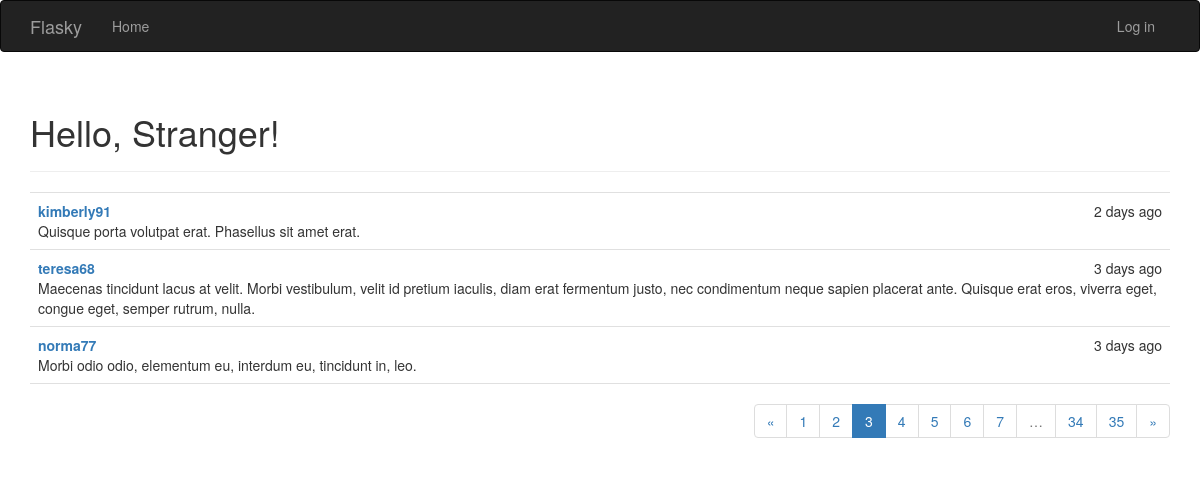
/?page=3, run on the app's committed database.
### app/models.py (models this page shows, shortened)
class Post(db.Model):
    __tablename__ = 'posts'
    id = db.Column(db.Integer, primary_key=True)
    body = db.Column(db.Text)
    timestamp = db.Column(db.DateTime, index=True, default=datetime.utcnow)
    author_id = db.Column(db.Integer, db.ForeignKey('users.id'))
    comments = db.relationship('Comment', backref='post', lazy='dynamic')

class User(UserMixin, db.Model):
    __tablename__ = 'users'
    id = db.Column(db.Integer, primary_key=True)
    username = db.Column(db.String(64), unique=True, index=True)
    email = db.Column(db.String(64), unique=True, index=True)
    role_id = db.Column(db.Integer, db.ForeignKey('roles.id'))
    password_hash = db.Column(db.String(128))
    posts = db.relationship('Post', backref='author', lazy='dynamic')
    comments = db.relationship('Comment', backref='author', lazy='dynamic')
    name = db.Column(db.String(64))
    location = db.Column(db.String(64))
    about_me = db.Column(db.Text())
    member_since = db.Column(db.DateTime(), default=datetime.utcnow)
    last_seen = db.Column(db.DateTime(), default=datetime.utcnow)
    followed = db.relationship('Follow',                   #当前用户关注的人
                               foreign_keys=[Follow.follower_id],
                               backref=db.backref('follower', lazy='joined'),
                               lazy='dynamic',
                               cascade='all, delete-orphan')
    followers=db.relationship('Follow',                   #关注当前用户的人
                              foreign_keys=[Follow.followed_id],
                              backref=db.backref('followed', lazy='joined'),
                              lazy='dynamic',
                              cascade='all, delete-orphan')
    @property
    def password(self):
        raise AttributeError('password is not a readable attribute')

### app/main/views.py (the view)
@main.route('/',methods=['GET', 'POST'])
def index():
    form = PostForm()
    if current_user.can(Permission.WRITE_ARTICLES) and \
            form.validate_on_submit():
        post = Post(body=form.body.data,
                    author=current_user._get_current_object())
        db.session.add(post)
        return redirect(url_for('.index'))
    page = request.args.get('page', 1, type=int)
    pagination = Post.query.order_by(Post.timestamp.desc()).paginate(
        page, per_page=3,
        error_out=False)
    posts = pagination.items
    return render_template('index.html', form=form, posts=posts,
                           pagination=pagination)

### app/auth/views.py (called while the page is built)
@auth.before_app_request
def before_request():
    if current_user.is_authenticated:
        current_user.ping()

### app/main/__init__.py (called while the page is built)
@main.app_context_processor
def inject_permissions():
    return dict(Permission=Permission)

### app/models.py (called while the page is built)
    def can(self, permissions):
        return False

### app/templates/index.html (shortened to what this page needs)
{% extends "base.html" %}
{% import "bootstrap/wtf.html" as wtf %}
{% import "_macros.html" as macros %}
{% block page_content %}
<div class="page-header">
    <h1>Hello, {% if current_user.is_authenticated %}{{ current_user.username }}{% else %}Stranger{% endif %}!</h1>
</div>
<ul class="posts">
    {% for post in posts %}
    <li class="post">
        <div class="post-date">{{ moment(post.timestamp).fromNow() }}</div>
        <div class="post-author">
            <a href="{{ url_for('main.user', username=post.author.username) }}">
                {{ post.author.username }}
            </a>
        </div>
        <div class="post-body">{{ post.body }}</div>
    </li>
    {% endfor %}
</ul>
{% if pagination %}
<div class="pagination">
    {{ macros.pagination_widget(pagination, '.index') }}
</div>
{% endif %}
{% endblock %}

### app/static/styles.css (style rules this page uses)
ul.posts { list-style-type:none; padding: 0px; margin:16px 0px 0px 0px; border-top: 1px solid #e0e0e0; }
ul.posts li.post { padding: 8px; border-bottom: 1px solid #e0e0e0; }
div.post-date { float: right; }
div.post-author { font-weight: bold; }
div.pagination { width: 100%; text-align: right; padding: 0px; margin: 0px; }

### data on the page
Post: timestamp "2 days ago", author.username "kimberly91", body "Quisque porta volutpat erat. Phasellus sit amet erat."
Post: timestamp "3 days ago", author.username "teresa68", body "Maecenas tincidunt lacus at velit. Morbi vestibulum, velit id pretium iaculis, diam erat fermentum justo, nec condimentum neque sapien placerat ante. Quisque erat eros, viverra eget, congue eget, semper rutrum, nulla."
Post: timestamp "3 days ago", author.username "norma77", body "Morbi odio odio, elementum eu, interdum eu, tincidunt in, leo."

### other printed values
{{ p }} "1" "2" "4" "5" "6" "7" "34" "35"
{{ p }} "3"
